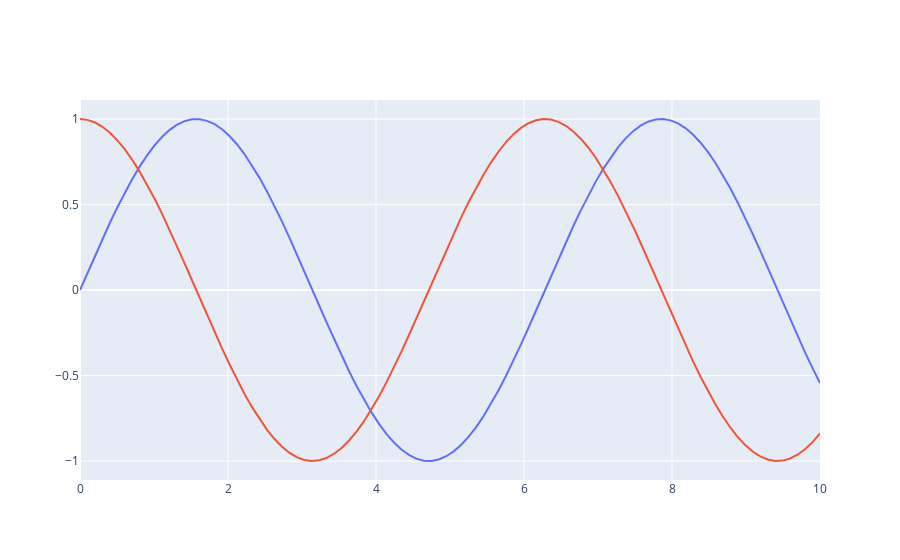

Notebook cell for this chart:
### Markdown cell above
Quando o parâmetro data em `go.Figure(data=...)` é uma lista, cada item dentro dessa lista representa um `trace` individual do gráfico.

Se os elementos da lista forem dicionários (como `{'x': x, 'y': np.sin(x)}`), o Plotly os interpreta como conjuntos de dados.

### Code cell
import plotly.graph_objects as go

fig = go.Figure(
    data=[{'x':x, 'y':np.sin(x)},
          {'x':x, 'y':np.cos(x)}],
    layout={'showlegend':False}
)

fig
